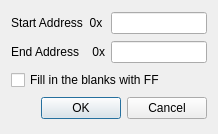
<?xml version="1.0" encoding="UTF-8"?>
<ui version="4.0">
 <class>Dialog</class>
 <widget class="QDialog" name="Dialog">
  <property name="geometry">
   <rect>
    <x>0</x>
    <y>0</y>
    <width>218</width>
    <height>134</height>
   </rect>
  </property>
  <property name="windowTitle">
   <string>Bin file loading address</string>
  </property>
  <property name="windowIcon">
   <iconset resource="resource.qrc">
    <normaloff>:/icon/icon/MM32_Logo.ico</normaloff>:/icon/icon/MM32_Logo.ico</iconset>
  </property>
  <layout class="QGridLayout" name="gridLayout">
   <item row="0" column="1">
    <widget class="QLineEdit" name="start"/>
   </item>
   <item row="1" column="1">
    <widget class="QLineEdit" name="end"/>
   </item>
   <item row="3" column="0" colspan="2">
    <widget class="QDialogButtonBox" name="buttonBox">
     <property name="orientation">
      <enum>Qt::Horizontal</enum>
     </property>
     <property name="standardButtons">
      <set>QDialogButtonBox::Cancel|QDialogButtonBox::Ok</set>
     </property>
    </widget>
   </item>
   <item row="1" column="0">
    <widget class="QLabel" name="label_2">
     <property name="text">
      <string>End Address    0x</string>
     </property>
    </widget>
   </item>
   <item row="0" column="0">
    <widget class="QLabel" name="label">
     <property name="text">
      <string>Start Address  0x</string>
     </property>
    </widget>
   </item>
   <item row="2" column="0" colspan="2">
    <widget class="QCheckBox" name="checkBox">
     <property name="text">
      <string>Fill in the blanks with FF</string>
     </property>
    </widget>
   </item>
  </layout>
 </widget>
 <resources>
  <include location="resource.qrc"/>
 </resources>
 <connections>
  <connection>
   <sender>buttonBox</sender>
   <signal>accepted()</signal>
   <receiver>Dialog</receiver>
   <slot>accept()</slot>
   <hints>
    <hint type="sourcelabel">
     <x>248</x>
     <y>254</y>
    </hint>
    <hint type="destinationlabel">
     <x>157</x>
     <y>274</y>
    </hint>
   </hints>
  </connection>
  <connection>
   <sender>buttonBox</sender>
   <signal>rejected()</signal>
   <receiver>Dialog</receiver>
   <slot>reject()</slot>
   <hints>
    <hint type="sourcelabel">
     <x>316</x>
     <y>260</y>
    </hint>
    <hint type="destinationlabel">
     <x>286</x>
     <y>274</y>
    </hint>
   </hints>
  </connection>
 </connections>
</ui>
